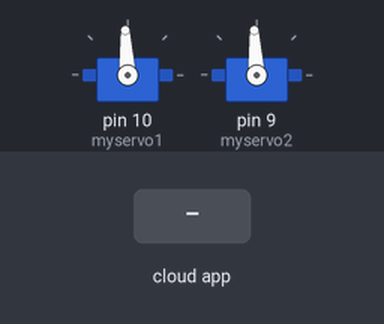
Simulated run of this sketch. Board: Arduino Uno, built with avr-gcc and run on an emulated ATmega328P. On the bench: 2 × servo. Inputs (shaded band) come from the test bench. The ROS host is connected and sends only what is stated.

Above: at 1.2 s.
1.3 s: the phone or cloud app sets esc1 to 0
At 1.7 s:
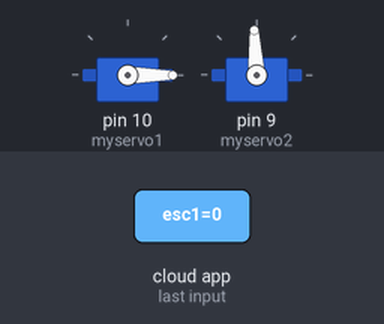
2.8 s: the phone or cloud app sets esc2 to 0
At 3.6 s:
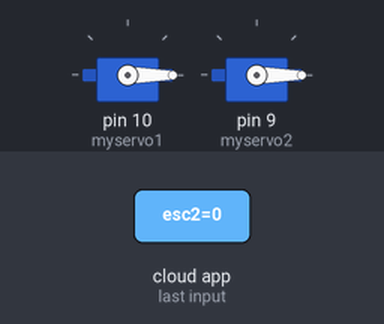
Timing chart, 0 to 5.8 s (numbered marks = the images above; inputs shaded):
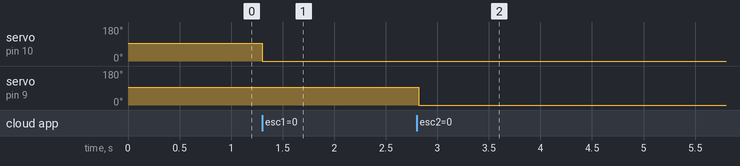

Measured:
- after the input at 1.3 s, servo on pin 10 (myservo1): 93° → 0° at once
- after the input at 2.8 s, servo on pin 9 (myservo2): 93° → 0° at once

The sketch:

movemet_with_ros.ino
```cpp
///Ros based movement code for the AUV


#include<Servo.h>
#include<ros.h>
#include<std_msgs/Int16.h>

ros::NodeHandle  nh;
Servo myservo1,myservo2;

void motor1Control(const std_msgs::Int16& cmd_msg){
  myservo1.writeMicroseconds(cmd_msg.data);
}
void motor2Control(const std_msgs::Int16& cmd_msg){
  myservo2.writeMicroseconds(cmd_msg.data);
}
ros::Subscriber<std_msgs::Int16> sub1("esc1", motor1Control);
ros::Subscriber<std_msgs::Int16> sub2("esc2", motor2Control);


void setup() {
  nh.initNode();
  nh.subscribe(sub1);
  nh.subscribe(sub2);
  myservo1.attach(10);
  myservo2.attach(9);
  myservo1.writeMicroseconds(1500);
  myservo2.writeMicroseconds(1500);
}

void loop() {
  nh.subscribe(sub1);
  nh.subscribe(sub2);
  nh.spinOnce();
  delay(1);
}
```
